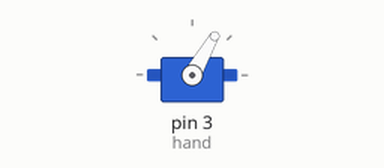
The sketch below on a simulated Arduino Uno, built with avr-gcc and run on an emulated ATmega328P. Shown: servo.

Above: at 0.05 s.
At 12.75 s:
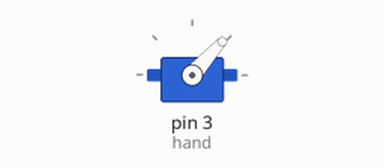
Timing chart, 0 to 24.6 s (numbered marks = the images above):
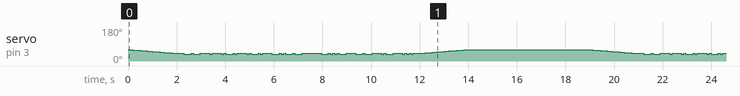

The sketch:

waltskeyer.ino
```cpp
/*
  Project:   waltskeyer
  Source:    http://github.com/pa3hcm/waltskeyer
  Author:    Ernest Neijenhuis PA3HCM
*/

const int DOTTIME = 100;
const int KEYDOWN = 37;
const int KEYUP = 41;
const int KEYSLEEP = 60;

#include <Servo.h>
Servo hand;

void setup() {
  hand.attach(3);
}

void loop() {
  mount();
  delay(400);
  message();
  delay(200);
  dismount();
  delay(5000);

}


void message() {
  dah(); dah();               // M
  pauseChar();
  dit();                      // E
  pauseChar();
  dit(); dah(); dit();        // R
  pauseChar();
  dit(); dah(); dit();        // R
  pauseChar();
  dah(); dit(); dah(); dah(); // Y
  pauseWord();
  dah(); dit(); dit(); dah(); // X
  pauseChar();
  dah(); dah();               // M
  pauseChar();
  dit(); dah();               // A
  pauseChar();
  dit(); dit(); dit();        // S
}

void pa3hcm() {
  dit();
  dah();
  dah();
  dit();
  pauseChar();
  dit();
  dah();
  pauseChar();
  dit();
  dit();
  dit();
  dah();
  dah();
  pauseChar();
  dit();
  dit();
  dit();
  dit();
  pauseChar();
  dah();
  dit();
  dah();
  dit();
  pauseChar();
  dah();
  dah();
  pauseWord();
}

void dit() {
  hand.write(KEYDOWN);
  delay(DOTTIME);
  hand.write(KEYUP);
  delay(DOTTIME - 20);
}

void dah() {
  hand.write(KEYDOWN);
  delay(DOTTIME*3);
  hand.write(KEYUP);
  delay(DOTTIME - 20);
}

void pauseChar() {
  delay(DOTTIME * 3);
}

void pauseWord() {
  delay(DOTTIME * 7);
}

void mount() {
  for (int i=KEYSLEEP; i > KEYUP; i--) {
    hand.write(i);
    delay(100);
  }
}

void dismount() {
  for (int i=KEYUP; i < KEYSLEEP; i++) {
    hand.write(i);
    delay(100);
  }
}
```
